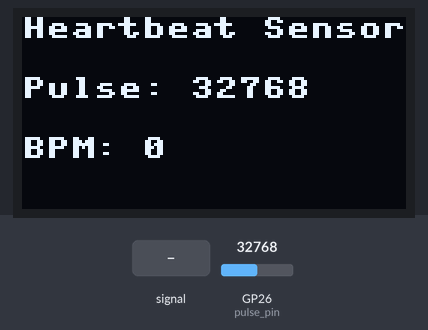
Bench run of a program on a simulated Raspberry Pi Pico running MicroPython. Shown: 128×64 one-colour display. Inputs (shaded band) come from the test bench; at power-on: GP26 (pulse_pin) = 32768 (analog values on the 0–65535 scale). Library files of the repository ran but are not shown: ssd1306.py; what the program prints to the serial console is not drawn.

Above: at 3.2 s.
3.3 s: GP26 (pulse_pin) fed a 200 Hz sine of ±5242 counts around its level
At 3.49 s:
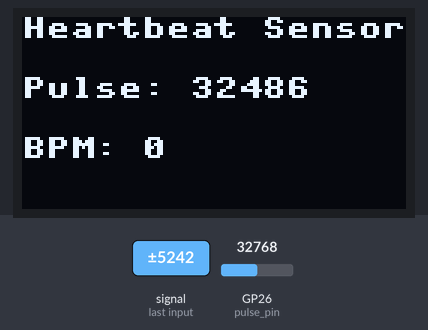
4.9 s: GP26 (pulse_pin) set to 45874
At 6.24 s:
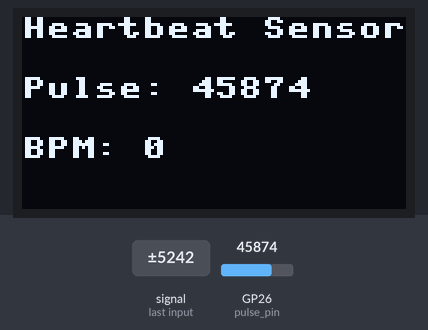
6.4 s: GP26 (pulse_pin) fed a 1000 Hz sine of ±16383 counts around its level
At 6.49 s:
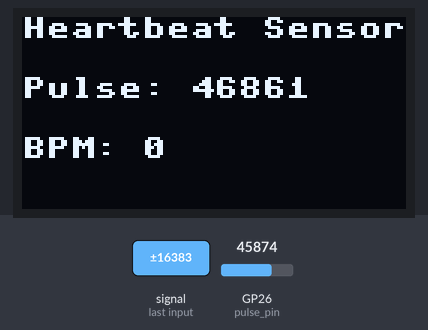
7.9 s: GP26 (pulse_pin) set to 57670
At 9.25 s:
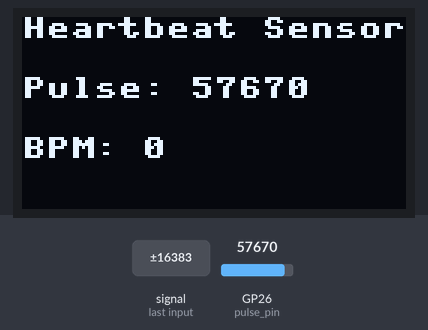
9.4 s: GP26 (pulse_pin) set to 65535
At 11.6 s:
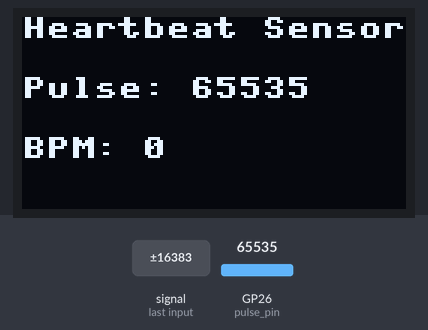
Timing chart, 0 to 11.9 s (numbered marks = the images above; inputs shaded):
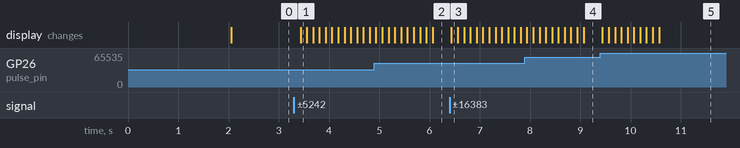

Measured:
- after the input at 3.3 s, the display: changes after 0.13 s (image 1)
- after the input at 6.4 s, the display: changes at once (image 3)
- after the input at 9.4 s, the display: first changes at once (image 5 shows a later state)

The program:

BPMreaderFinalcode.py
```python
# Author: Jack Massengille
# Date: 12-1-24
# Source:  chat GPT and blog: https://peppe8o.com

from machine import Pin, I2C, ADC
import ssd1306
import time

# OLED setup
i2c = I2C(0, scl=Pin(9), sda=Pin(8), freq=400000)
oled = ssd1306.SSD1306_I2C(128, 64, i2c)

# Pulse sensor setup
pulse_pin = ADC(26)  # ADC pin for pulse sensor

# Calibration for baseline and threshold
print("Calibrating... Please remove your finger from the sensor.")
time.sleep(2)
baseline = sum([pulse_pin.read_u16() for _ in range(100)]) // 100
threshold = baseline + 800  # Adjust offset as needed
print(f"Calibration complete. Baseline: {baseline}, Threshold: {threshold}")

# Variables for BPM calculation
last_peak_time = 0
bpm = 0
peak_detected = False
readings = []  # For moving average
max_readings = 10  # Adjust for smoothing

# Main loop
while True:
    pulse_value = pulse_pin.read_u16()  # Read analog value
    readings.append(pulse_value)
    if len(readings) > max_readings:
        readings.pop(0)
    smoothed_pulse_value = sum(readings) // len(readings)

    current_time = time.ticks_ms()  # Current time in milliseconds

    # Peak detection logic with minimum time gap
    if smoothed_pulse_value > threshold and not peak_detected:
        peak_detected = True
        if last_peak_time != 0:  # Skip first reading
            time_diff = time.ticks_diff(current_time, last_peak_time)
            if time_diff > 300:  # Minimum 300ms (~200 BPM max)
                bpm = 60000 // time_diff  # Convert to BPM
        last_peak_time = current_time

    if smoothed_pulse_value < threshold:
        peak_detected = False

    # Filter unrealistic BPM values
    if not (40 <= bpm <= 200):
        bpm = 0  # Ignore invalid values

    # Display data on OLED
    oled.fill(0)  # Clear the screen
    oled.text("Heartbeat Sensor", 0, 0)
    oled.text(f"Pulse: {smoothed_pulse_value}", 0, 20)
    oled.text(f"BPM: {bpm}", 0, 40)
    oled.show()

    time.sleep(0.1)  # Small delay
```
